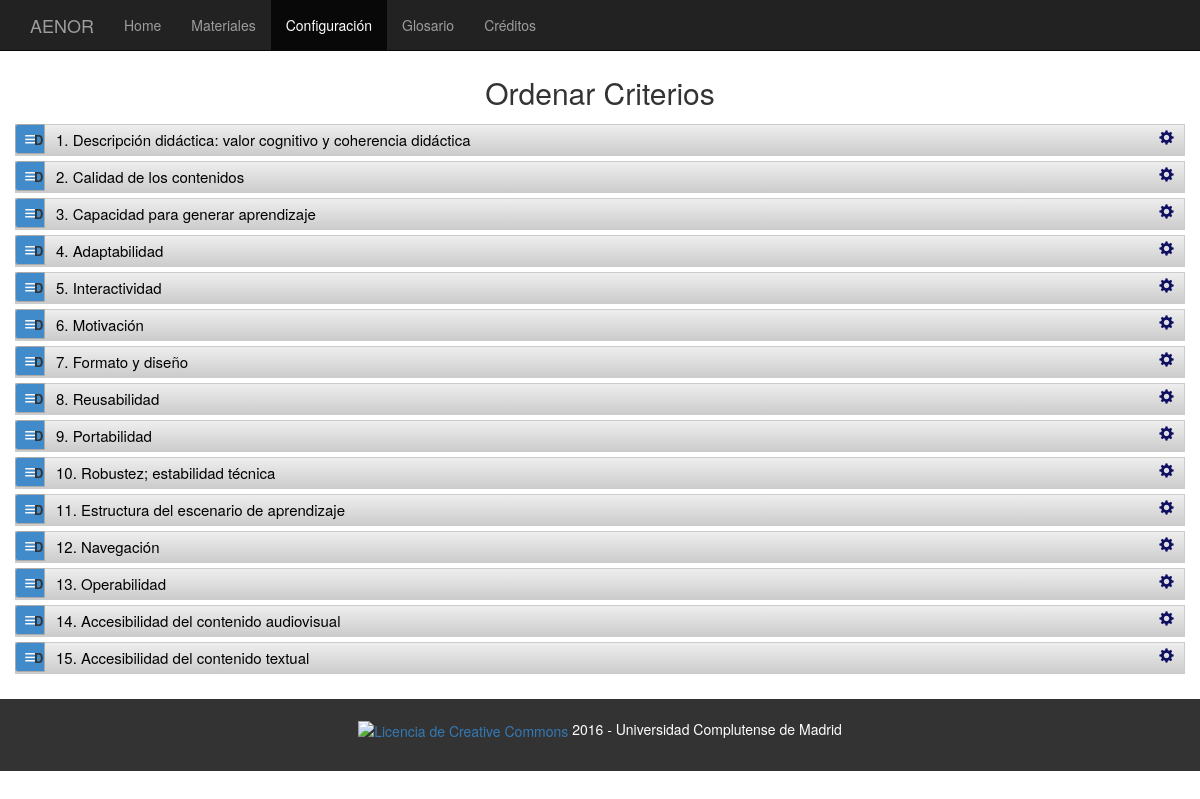
The page /ordenarCriterios.php on the database its author committed.
### tables this page shows
CREATE TABLE `criterios` (
  `id` int(11) NOT NULL AUTO_INCREMENT,
  `titular_es` varchar(1000) NOT NULL,
  `descripcion_es` varchar(2500) NOT NULL,
  `orden` int(11) NOT NULL,
  PRIMARY KEY (`id`),
  KEY `orden` (`orden`)
);

### ordenarCriterios.php (the view, shortened to what this page needs)
<?php
	require('cabecera.php');
	require ('php/conexion.php');
?>
<div class="container">
	<br>
	<div class="row">
		<div class="col-xs-12 col-md-12 centrarTexto">
			<h2>Ordenar Criterios</h2>
		</div>
	</div>
	<div class="row">
		<div class="dd" id="nestable3">
			<ol class="dd-list">
			<?php
				$query_criterios = "SELECT id, titular_es FROM criterios ORDER BY orden";
				$lista_criterios = $mysqli->query($query_criterios) or die ($mysqli->error. " en la línea ".(__LINE__-1));
				while($registro = $lista_criterios->fetch_assoc()){
			?>
		            <li class="dd-item dd3-item" data-id="<?php echo $registro['id']; ?>">
		                <div class="dd-handle dd3-handle">Drag</div>
		                <div class="dd3-content justificar"> <?php echo $registro['titular_es']; ?>
			                <span class="glyphicon glyphicon-cog right ordItemsC" onclick="parent.location='ordenarItems.php?id=<?php echo $registro['id'];?>'" data-toggle="Configuracion" title="Ordenar items del Criterio"></span>
		            	</div>
		            </li>
		        <?php
			    	}
		    	?>
	        </ol>
    	</div>
	</div>
</div>
<br>
<?php
	require('pie.php');
?>

### libs/nestable/css/nestable.css (style rules this page uses)
.dd { position: relative; display: block; margin: 0; padding: 0; max-width: 100%; list-style: none; font-size: 13px; line-height: 20px; }
.dd-list { display: block; position: relative; margin: 0; padding: 0; list-style: none; }
.dd-item, .dd-empty, .dd-placeholder { display: block; position: relative; margin: 0; padding: 0; min-height: 20px; font-size: 13px; line-height: 20px; width: 100% }
.dd-handle { display: block; height: 30px; margin: 5px 0; padding: 5px 10px; color: #333; text-decoration: none; font-weight: bold; border: 1px solid #ccc; background: #fafafa; background: -webkit-linear-gradient(top, #fafafa 0%, #eee 100%); background: -moz-linear-gradient(top, #fafafa 0%, #eee 100%); background: linear-gradient(top, #fafafa 0%, #eee 100%); -webkit-border-radius: 3px; border-radius: 3px; box-sizing: border-box; -moz-box-sizing: border-box; }
@media only screen and (min-width: 700px) { .dd { float: left; width: 100%; } }
.dd3-content { display: block; margin: 5px 0; padding: 5px 10px 5px 40px; color: #000; text-decoration: none; border: 1px solid #ccc; font-size: 15px; background: #fafafa; background: rgb(238,238,238); background: -moz-linear-gradient(top, rgba(238,238,238,1) 0%, rgba(204,204,204,1) 100%); background: -webkit-linear-gradient(top, rgba(238,238,238,1) 0%,rgba(204,204,204,1) 100%); background: linear-gradient(to bottom, rgba(238,238,238,1) 0%,rgba(204,204,204,1) 100%); filter: progid:DXImageTransform.Microsoft.gradient( startColorstr='#eeeeee', endColorstr='#cccccc',GradientType=0 ); box-sizing: border-box; -moz-box-sizing: border-box; }
.dd3-handle { position: absolute; margin: 0; left: 0; top: 0; cursor: pointer; width: 30px; text-indent: 100%; white-space: nowrap; overflow: hidden; border: 1px solid #aaa; background: #428bca; border-top-right-radius: 0; border-bottom-right-radius: 0; }
.dd3-handle:before { content: '≡'; display: block; position: absolute; left: 0; top: 3px; width: 100%; text-align: center; text-indent: 0; color: #fff; font-size: 20px; font-weight: normal; }

### css/nuestros_estilos.css (style rules this page uses)
body { padding-top: 3%; height: 100%; }
.justificar { text-align: justify; }
.descargar:hover, .evaluar:hover, .guardar:hover, .annadir:hover, .eliminar:hover, .editar:hover, .ordItemsC { color:#0F0F61; }
.centrarTexto { text-align: center; }
.right { float: right; }

### rows shown on the page
criterios: titular_es "1. Descripción didáctica: valor cognitivo y coherencia didáctica"
criterios: titular_es "2. Calidad de los contenidos"
criterios: titular_es "3. Capacidad para generar aprendizaje"
criterios: titular_es "4. Adaptabilidad"
criterios: titular_es "5. Interactividad"
criterios: titular_es "6. Motivación"
criterios: titular_es "7. Formato y diseño"
criterios: titular_es "8. Reusabilidad"
criterios: titular_es "9. Portabilidad"
criterios: titular_es "10. Robustez; estabilidad técnica"
criterios: titular_es "11. Estructura del escenario de aprendizaje"
criterios: titular_es "12. Navegación"
criterios: titular_es "13. Operabilidad"
criterios: titular_es "14. Accesibilidad del contenido audiovisual"
criterios: titular_es "15. Accesibilidad del contenido textual"
